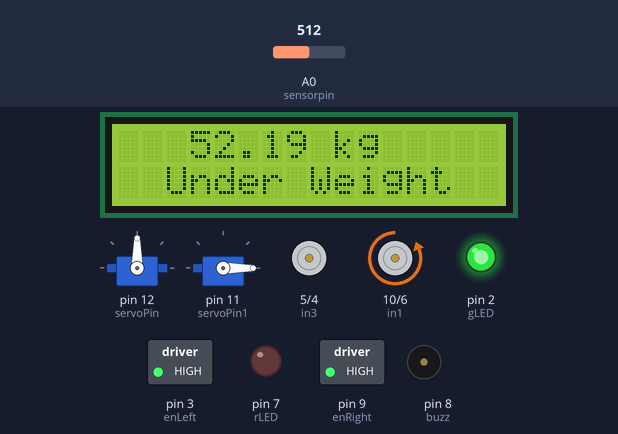
Bench run of a sketch on a simulated Arduino Uno, built with avr-gcc and run on an emulated ATmega328P. Shown: 16×2 character LCD, 2 × servo, motor-driver pin pairs drawn as motors (green arrow = first pin HIGH = forward, orange = second pin HIGH = backward, longer = more drive), switched loads named in the sketch (green lamp = pin HIGH), output pins drawn as LEDs (lit = HIGH), buzzer (waves = sounding). The inputs (shaded band) are chosen by the test bench; at power-on: A0 (sensorpin) = 512. What the sketch prints to the serial monitor is not drawn.

Above: at 1.3 s.
1.4 s: A0 (sensorpin) set to 810
At 1.86 s:
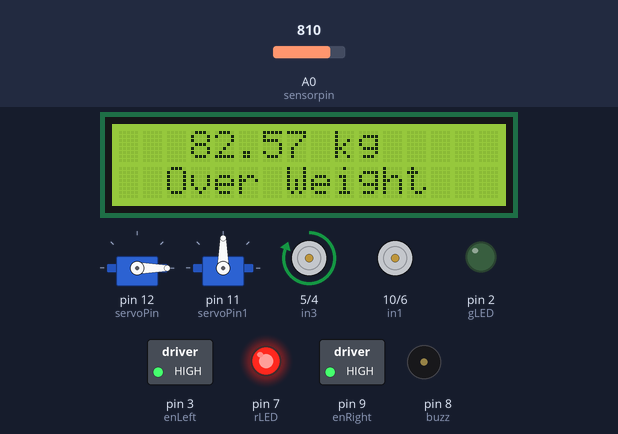
3.5 s: A0 (sensorpin) set to 790
At 4.9 s:
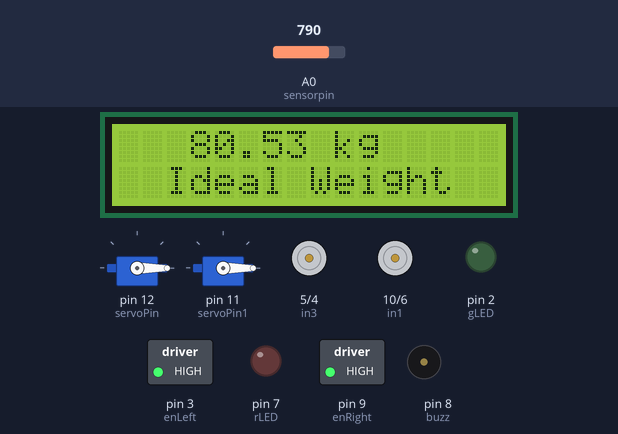
6.5 s: A0 (sensorpin) set to 0
At 7.7 s:
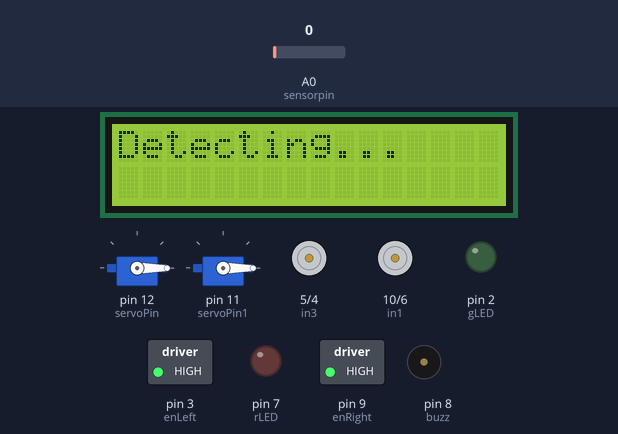
9.5 s: A0 (sensorpin) set to 122
At 10.2 s:
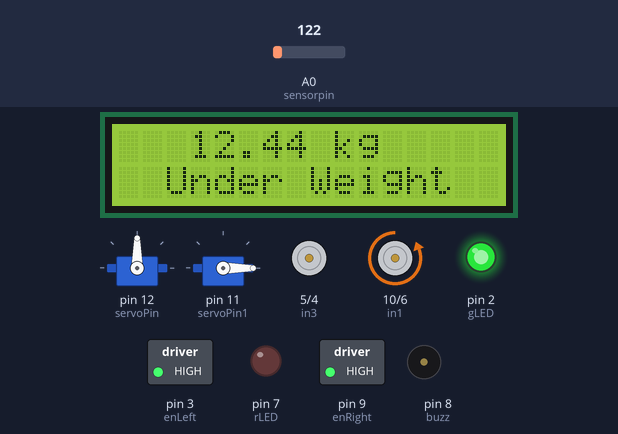
12.5 s: A0 (sensorpin) set to 0
At 13.3 s:
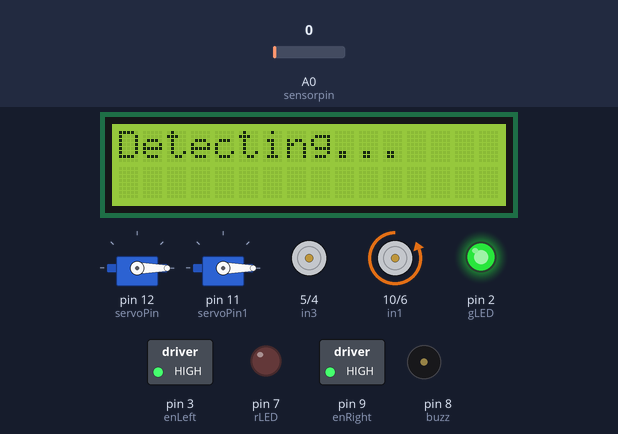
15.5 s: A0 (sensorpin) set to 306
At 16.8 s:
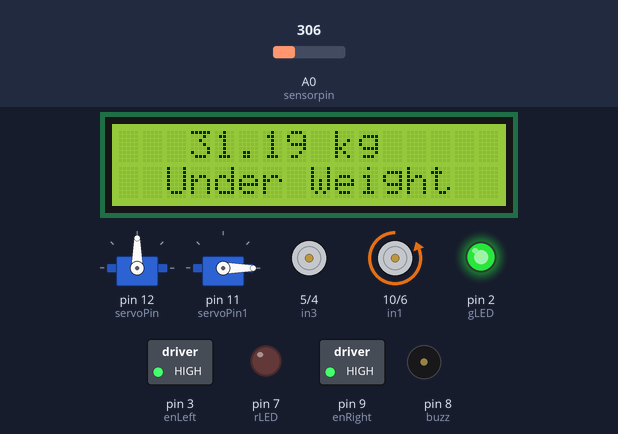
Timing chart, 0 to 18.5 s (numbered marks = the images above; inputs shaded):
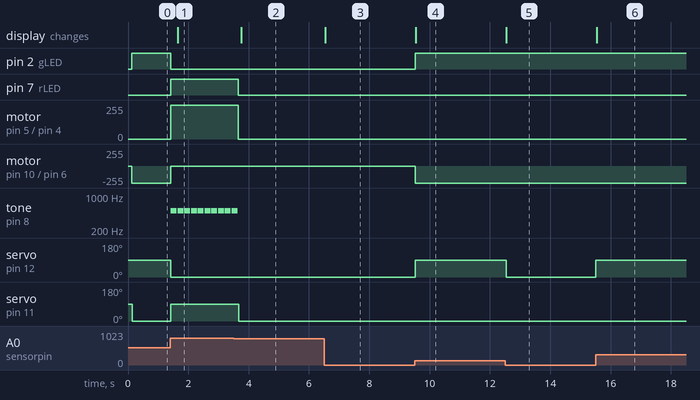

Measured:
- after the input at 1.4 s, pin 2 (gLED): HIGH → LOW at once; pin 7 (rLED): LOW → HIGH at once
- after the input at 3.5 s, pin 7 (rLED): HIGH → LOW after 0.15 s; motor on pin 5 (in3) / pin 4 (in4): forward 255/255 → stopped after 0.15 s; tone on pin 8 (buzz): goes on until 3.6 s, then stays silent; servo on pin 11 (servoPin1): 90° → 0° after 0.17 s; the display: changes after 0.25 s (image 2)
- after the input at 6.5 s, the display: changes at once (image 3)
- after the input at 9.5 s, pin 2 (gLED): LOW → HIGH at once; motor on pin 10 (in1) / pin 6 (in2): stopped → backward 255/255 at once; servo on pin 12 (servoPin): 0° → 90° at once; the display: changes at once (image 4)
- after the input at 12.5 s, servo on pin 12 (servoPin): 90° → 0° at once; the display: changes at once (image 5)
- after the input at 15.5 s, servo on pin 12 (servoPin): 0° → 90° at once; the display: changes at once (image 6)

The sketch:

Automatic_weight_sorting_using_conveying_belt.ino
```cpp
#include <LiquidCrystal_I2C.h>
#include <Wire.h>
#include <Servo.h>
#define sensorpin A0

LiquidCrystal_I2C lcd(32, 16, 2);
int servoPin=12; //Micro Servo1 Variable
int servoPin1=11;//Micro Servo2 Variable
Servo myservo1;
Servo myservo2;
int fSensor; // Force sensor Variable
int gLED=2;
int rLED=7;
int buzz=8;

int enRight = 9; //pin digital 9 enable right
int in1 = 10; //pin digital 8 input 1 negative motor right conveyor
int in2 = 6; //pin digital 7 input 2 positive motor right conveyor

int enLeft = 3; //pin digital 3 enable left
int in3 = 5; //pin digital 5 input 3 negative motor left conveyor
int in4 = 4; //pin digital 4 input 4 positive motor left conveyor
float kg;

void setup()
{
  lcd.begin(16, 2);
  lcd.init();
  lcd.backlight();

  pinMode(sensorpin,INPUT);
  pinMode(servoPin,OUTPUT);
  myservo1.attach(servoPin);
  pinMode(servoPin1,OUTPUT);
  myservo2.attach(servoPin1);

  pinMode(rLED, OUTPUT);
  pinMode(gLED, OUTPUT);
  pinMode(buzz, OUTPUT);


  pinMode(enRight, OUTPUT);
  pinMode(enLeft, OUTPUT);
  pinMode(in1, OUTPUT);
  pinMode(in2, OUTPUT);
  pinMode(in3, OUTPUT);
  pinMode(in4, OUTPUT);
  analogWrite(enRight, 255);
  analogWrite(enLeft, 255);

  // Turn off motors - Initial state
  digitalWrite(in1, LOW);
  digitalWrite(in2, LOW);
  digitalWrite(in3, LOW);
  digitalWrite(in4, LOW);
  Serial.begin(9600);
}

void loop()
{

  fSensor=analogRead(A0);
  kg = fSensor/9.81; //conversion of newton to kg
  Serial.print("N = ");
  Serial.println(fSensor);
  Serial.print("Kg = ");
  Serial.println(kg);
  Serial.println();

  if (fSensor==0)
  {
    myservo1.write(0);
    myservo2.write(0);
    lcd.clear();
    lcd.setCursor(0,0);
    lcd.print("Detecting...");
  }
  if(fSensor>0&&fSensor<600)
  {
    myservo2.write(0);
    myservo1.write(90);
    digitalWrite(in1, LOW);
  digitalWrite(in2, HIGH);
  digitalWrite(in3, LOW);
  digitalWrite(in4, LOW);
    digitalWrite(rLED, LOW);
    digitalWrite(gLED, HIGH);
    lcd.clear();
    lcd.setCursor(3,0);
    lcd.print(kg);
    lcd.setCursor(9,0);
    lcd.print("kg");
    lcd.setCursor(2,1);
    lcd.print("Under Weight");
  }
  if(fSensor>600&&fSensor<800)
  {
    myservo1.write(0);
    myservo2.write(0);
    digitalWrite(in1, LOW);
  digitalWrite(in2, LOW);
  digitalWrite(in3, LOW);
  digitalWrite(in4, LOW);
  digitalWrite(rLED, LOW);
    digitalWrite(gLED, LOW);
    lcd.clear();
    lcd.setCursor(3,0);
    lcd.print(kg);
    lcd.setCursor(9,0);
    lcd.print("kg");
    lcd.setCursor(2,1);
    lcd.print("Ideal Weight");
  }
  if(fSensor>800)
  {
    myservo1.write(0);
    myservo2.write(90);
    digitalWrite(in1, LOW);
  digitalWrite(in2, LOW);
  digitalWrite(in3, HIGH);
  digitalWrite(in4, LOW);
    digitalWrite(rLED, HIGH);
    digitalWrite(gLED, LOW);
    tone(buzz,500);
    delay(200);
    noTone(buzz);
    lcd.clear();
    lcd.setCursor(3,0);
    lcd.print(kg);
    lcd.setCursor(9,0);
    lcd.print("kg");
    lcd.setCursor(2,1);
    lcd.print("Over Weight");

  }

 }
```
